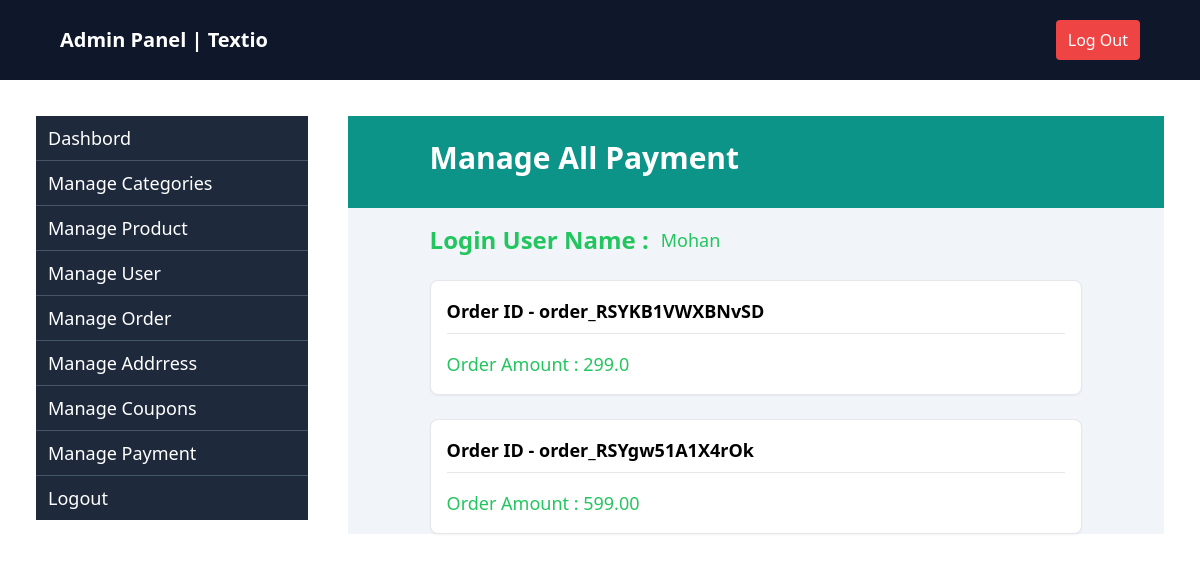
The page /manage-payment/ (signed in) on the database its author committed.
### apptextio/models.py (models this page shows, shortened)
class Order(models.Model):
    user = models.ForeignKey(User, on_delete=models.CASCADE,blank=True,null=True)
    temp_user = models.CharField(max_length=50,blank=True,null=True)
    isordered = models.BooleanField(default=False)
    address = models.ForeignKey("Address", on_delete=models.CASCADE, blank=True, null=True)
    coupon_id = models.ForeignKey("Coupon",on_delete=models.CASCADE, blank=True, null=True)
    create_at =models.DateTimeField(auto_now=True, blank=True, null=True)
    razor_pay_order_id = models.CharField(max_length=100, blank=True, null=True)
    razor_pay_payment_id = models.CharField(max_length=100, blank=True, null=True)
    razor_pay_payment_signature = models.CharField(max_length=100, blank=True, null=True)
    from_buynow = models.BooleanField(default=False)
    def gettotaldiscountamount(self):
        total_discount = Decimal(0.00)
        item_discount = 0
        for item in OrderItem.objects.filter(order_id=self.id):
            item_discount += item.total_discount_price()
            total_discount = Decimal(str(item_discount))
        return total_discount
    def getpayableamount(self):
        if self.coupon_id:
            getpayableamount = Decimal(str(self.gettotaldiscountamount() - self.coupon_id.amount))
            return  getpayableamount
        else:
            getpayableamount = Decimal(str(self.gettotaldiscountamount()))
            return  getpayableamount

class OrderItem(models.Model):
    temp_user = models.CharField(max_length=50,blank=True,null=True)
    order_id = models.ForeignKey("Order", on_delete=models.CASCADE,blank=True,null=True, related_name="items")
    product_id = models.ForeignKey(Product, on_delete=models.CASCADE)
    qty = models.IntegerField(default=1)
    isordered = models.BooleanField(default=False)
    def total_discount_price(self):
        total_discount_price = Decimal(str(self.product_id.dis_price*self.qty))
        return total_discount_price

class Product(models.Model):
    category = models.ForeignKey(Category, on_delete=models.CASCADE)
    brand = models.CharField(max_length=50)
    title = models.CharField(max_length=200)
    image = models.ImageField(upload_to="photo/")
    description = models.TextField()
    price = models.FloatField(default=0)
    dis_price = models.FloatField(default=None, blank=True, null=True)
    size = models.ManyToManyField(SizeVariant, related_name="products", blank=True)

class Coupon(models.Model):
    code = models.CharField(max_length=200)
    amount = models.DecimalField(max_digits=7,decimal_places=2)

### apptextio/admin_views.py (the view)
# urls.py: path("manage-payment/",managePayment,name="managepayment"),
def managePayment(request):
    data = {}
    data['orders'] = Order.objects.filter(user=request.user , isordered = True)
    return render(request, 'admin/manage_payment.html', data)

### apptextio/context_processors.py (called while the page is built)
def no_of_orderitms(request):
    numbers = 0
    try:
        order = Order.objects.filter(user=request.user,isordered=False,from_buynow=False).first()
        if order:
            orderitems = OrderItem.objects.filter(user=request.user,order_id=order)
            numbers = orderitems.count()
        return {"numbers":numbers}
    except:
        return {"numbers":numbers}

### apptextio/templates/admin/manage_payment.html (shortened to what this page needs)
{% extends 'admin/admin_base.html' %}
{% load tailwind_filters %}
{% block content %}
<div class="bg-slate-100 flex flex-1 flex-col">
    <div class="flex-1 bg-teal-600 text-white px-[10%] py-6">
        <h2 class="text-3xl font-semibold">Manage All Payment</h2>
    </div>
    <div class="flex mt-4 gap-5 px-[10%]">
        <div class="w-full">
            <div class="flex items-center gap-3">
                <p class="text-2xl font-bold text-green-500">Login User Name :</p><span class="text-green-500 text-lg">
                    {{user.username}}</span>
            </div>
            {% for order in orders %}
            <div class="flex flex-col gap-4 mt-6 border rounded-lg bg-white shadow-sm p-4">
                <div class="flex items-center justify-between border-b pb-2">
                    <h2 class="text-lg font-semibold">Order ID - {{ order.razor_pay_order_id }}</h2>
                </div>
                <div class="flex">
                    <span class="text-green-500 text-lg">Order Amount : {{order.getpayableamount}}</span>
                </div>
            </div>
            {% endfor %}
        </div>
    </div>
</div>
{% endblock %}

### rows shown on the page
Order: razor_pay_order_id "order_RSYKB1VWXBNvSD", getpayableamount "299.0"
Order: razor_pay_order_id "order_RSYgw51A1X4rOk", getpayableamount "599.00"

### other values the page prints
{{ user.username }} "Mohan"
